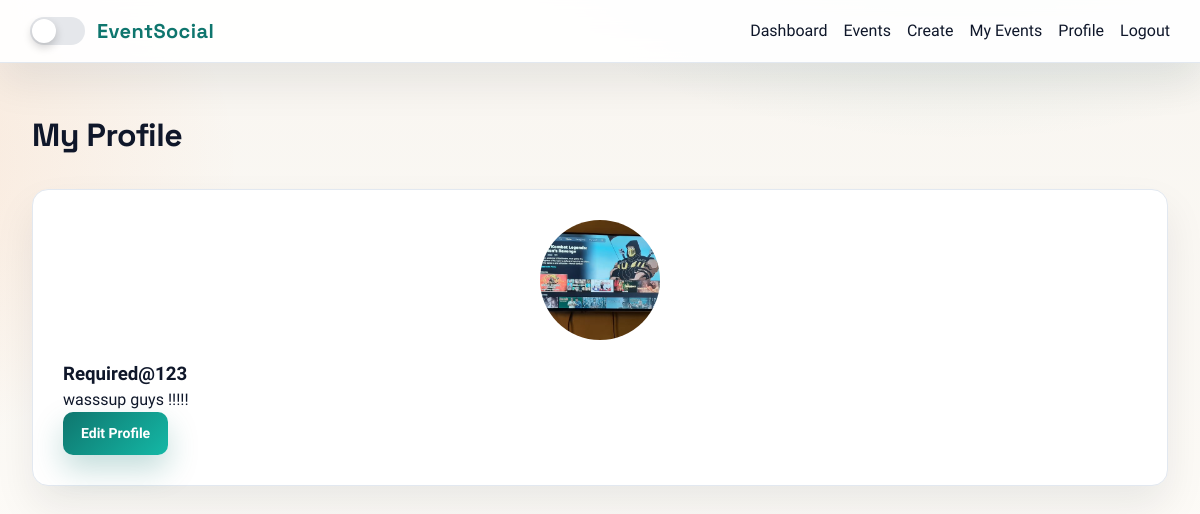
/profile/ (signed in), run on the app's committed database.
### Enigma/models.py (models this page shows, shortened)
class Profile(models.Model):
    user = models.OneToOneField(
        User,
        on_delete=models.CASCADE,
        related_name="profile"
    )
    photo = models.ImageField(
        upload_to="profile_photos/",
        blank=True,
        null=True
    )
    bio = models.TextField(blank=True)

### Enigma/views.py (the view)
# urls.py: path('profile/', views.profile_view, name='profile'),   # 👈 ADD THIS
@login_required
def profile_view(request):
    profile, created = Profile.objects.get_or_create(user=request.user)
    return render(request, "profile.html", {"profile": profile})

### templates/profile.html
{% extends "base.html" %}
{% load static %}
{% block content %}
<h2 class="page-title">My Profile</h2>
<div class="event-detail">
    {% if profile.photo %}
        <img src="{{ profile.photo.url }}" class="profile-pic-large">
    {% else %}
        <img src="{% static 'default.png' %}" class="profile-pic-large">
    {% endif %}
    <h3>{{ request.user.username }}</h3>
    {% if profile.bio %}
        <p class="host-bio">{{ profile.bio }}</p>
    {% else %}
        <p class="host-bio">No bio yet.</p>
    {% endif %}
    <a class="btn-primary" href="{% url 'edit_profile' %}">Edit Profile</a>
</div>
{% endblock %}

### Enigma/static/style.css (style rules this page uses)
:root { --font-sans: "Work Sans", "Segoe UI", Arial, sans-serif; --font-display: "Space Grotesk", "Work Sans", sans-serif; --bg: #f8f5f0; --bg-2: #f1f5f4; --surface: #ffffff; --surface-2: #f8fafc; --ink: #0f172a; --muted: #5b677a; --border: #e2e8f0; --accent: #0f766e; --accent-2: #f97316; --accent-3: #14b8a6; --danger: #ef4444; --shadow-soft: 0 20px 40px rgba(15, 23, 42, 0.08); --shadow-strong: 0 25px 60px rgba(15, 23, 42, 0.14); --radius-xl: 22px; --radius-lg: 16px; --radius-md: 12px; --radius-sm: 10px; }
* { margin: 0; padding: 0; box-sizing: border-box; }
body { font-family: var(--font-sans); background: radial-gradient(900px 500px at 80% -20%, rgba(15, 118, 110, 0.18), transparent 60%), radial-gradient(800px 520px at -20% 20%, rgba(249, 115, 22, 0.15), transparent 60%), linear-gradient(180deg, var(--bg), #fdfbf7 70%); color: var(--ink); line-height: 1.5; min-height: 100vh; transition: background 0.4s ease, color 0.4s ease; }
img { max-width: 100%; display: block; }
a { color: inherit; }
.page-title { text-align: left; margin-bottom: 30px; font-size: 32px; font-family: var(--font-display); letter-spacing: -0.5px; }
.btn-primary, .btn, .btn-secondary, .btn-ghost { display: inline-flex; align-items: center; justify-content: center; gap: 8px; padding: 11px 18px; border-radius: var(--radius-sm); border: none; font-size: 14px; font-weight: 600; text-decoration: none; cursor: pointer; transition: transform 0.2s ease, box-shadow 0.2s ease, background 0.3s ease, color 0.2s ease; font-family: var(--font-sans); }
.btn-primary, .btn { background: linear-gradient(135deg, var(--accent), var(--accent-3)); color: #ffffff; box-shadow: 0 14px 30px rgba(15, 118, 110, 0.25); }
.profile-pic-large { width: 120px; height: 120px; border-radius: 50%; object-fit: cover; display: block; margin: 0 auto 20px auto; }
.event-detail { background: var(--surface); padding: 30px; border-radius: var(--radius-lg); box-shadow: var(--shadow-soft); border: 1px solid var(--border); }

### data on the page
Profile: photo (picture), bio "wasssup guys !!!!!"

### other printed values
{{ request.user.username }} "Required@123"
